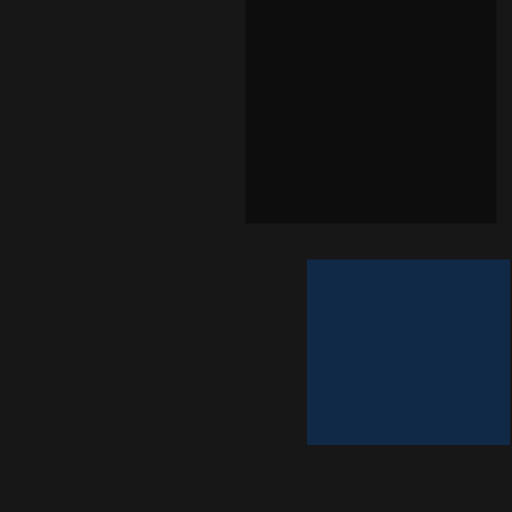
//> input picture ros2_ws/src/fws_robot_description/meshes/DAE/sensors/front_lrf/lrf_texture.png, 1024 x 1024 px, given in place of the camera (shown at 1/2 size)
$ ./main   (built with g++ and OpenCV 4)
//> lines starting //> are read from the running program, lines starting //| are printed output that depends on the picture
#include <iostream>
#include <Eigen/Dense>
#include <opencv2/core.hpp>
#include <opencv2/imgproc.hpp>
#include <opencv2/highgui.hpp>
#include <opencv2/imgcodecs.hpp>
#include <opencv2/videoio.hpp>
#include "StaticLib/StaticLib.h"
#include "DynamicLib/DynamicLib.h"
int main(int, char**){
    std::cout << "Hello, from Linux_C++!\n";
    std::cout << StaticLib::greet("Alice") << std::endl;
//> (this line was passed over: StaticLib is not available in this run)
    std::cout << "Factorial of 5: " << StaticLib::factorial(5) << std::endl;
//> (this line was passed over: StaticLib is not available in this run)
    std::cout << "Addition of 3 and 4: " << DynamicLib::add(3, 4) << std::endl;
//> (this line was passed over: DynamicLib is not available in this run)
    std::cout << "Multiplication of 3 and 4: " << DynamicLib::multiply(3, 4) << std::endl;
//> (this line was passed over: DynamicLib is not available in this run)

    // Eigen sample
    Eigen::Matrix3f A;
    A << 1, 2, 3,
         4, 5, 6,
         7, 8, 10;

    Eigen::Vector3f b(3, 3, 4);
    Eigen::Vector3f x = A.colPivHouseholderQr().solve(b);

    std::cout << "\n--- Eigen Demo ---\n";
    std::cout << "Matrix A:\n" << A << "\n\n";
    std::cout << "Vector b:\n" << b.transpose() << "\n\n";
    std::cout << "Solution x (Ax = b):\n" << x.transpose() << "\n\n";
    std::cout << "Determinant of A: " << A.determinant() << "\n";
    std::cout << "Inverse of A:\n" << A.inverse() << "\n";

    // OpenCV sample
    std::cout << "\n--- OpenCV Demo ---\n";
    std::cout << "OpenCV version: " << CV_VERSION << "\n";

    cv::Mat img = cv::Mat::zeros(256, 256, CV_8UC3);
    cv::circle(img, cv::Point(128, 128), 80, cv::Scalar(0, 255, 0), 2);
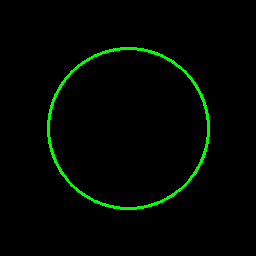
//> img: 256 rows x 256 cols, CV_8UC3; mean B, G, R 0, 5.7, 0
    cv::rectangle(img, cv::Point(48, 48), cv::Point(208, 208), cv::Scalar(255, 0, 0), 2);
    cv::line(img, cv::Point(0, 0), cv::Point(255, 255), cv::Scalar(0, 0, 255), 1);
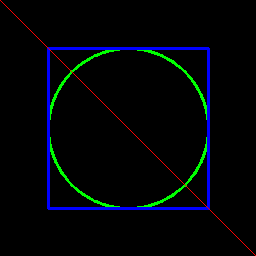
//> img: 256 rows x 256 cols, CV_8UC3; mean B, G, R 7.4, 4.3, 1

    std::cout << "Created 256x256 image with shapes\n";
    std::cout << "Image size: " << img.cols << "x" << img.rows << "\n";
//| Image size: 256x256
    std::cout << "Channels: " << img.channels() << "\n";
//| Channels: 3
    std::cout << "Type: CV_8UC3\n";

    cv::Mat gray;
    cv::cvtColor(img, gray, cv::COLOR_BGR2GRAY);
    std::cout << "Converted to grayscale: " << gray.channels() << " channel(s)\n";
//| Converted to grayscale: 1 channel(s)

    cv::Mat blurred;
    cv::GaussianBlur(gray, blurred, cv::Size(5, 5), 1.5);
    std::cout << "Applied Gaussian blur (5x5, sigma=1.5)\n";

    // Save images to files
    cv::imwrite("shapes.png", img);
    cv::imwrite("grayscale.png", gray);
    cv::imwrite("blurred.png", blurred);
    std::cout << "Saved shapes.png, grayscale.png, blurred.png\n";

    // Display images (requires display access)
    try {
        cv::namedWindow("Shapes", cv::WINDOW_AUTOSIZE);
        cv::namedWindow("Grayscale", cv::WINDOW_AUTOSIZE);
        cv::namedWindow("Blurred", cv::WINDOW_AUTOSIZE);
        cv::imshow("Shapes", img);
        cv::imshow("Grayscale", gray);
        cv::imshow("Blurred", blurred);
        std::cout << "Displaying images. Press any key to continue...\n";
        cv::waitKey(0);
        cv::destroyAllWindows();
    } catch (const cv::Exception& e) {
        std::cerr << "OpenCV GUI error: " << e.what() << "\n";
        std::cerr << "Images were saved to disk instead.\n";
    }

    // USB Camera capture
    std::cout << "\n--- USB Camera Demo ---\n";
    cv::VideoCapture cap(0);
    if (!cap.isOpened()) {
        std::cerr << "Error: Could not open USB camera (device 0)\n";
        return 1;
    }

    std::cout << "Camera opened. Press 'q' to quit.\n";
    std::cout << "Resolution: " << cap.get(cv::CAP_PROP_FRAME_WIDTH) << "x"
              << cap.get(cv::CAP_PROP_FRAME_HEIGHT) << "\n";

    cv::Mat frame;
    while (true) {
        cap >> frame;
//> frame is the input picture: 1024 rows x 1024 cols, CV_8UC3; mean B, G, R 27.8, 23.4, 19.9
        if (frame.empty()) {
            std::cerr << "Error: Empty frame\n";
            break;
        }
        cv::imshow("USB Camera", frame);
        if (cv::waitKey(1) == 'q')
//> the 'q' key is pressed
            break;
    }
    cap.release();
    cv::destroyAllWindows();
}
